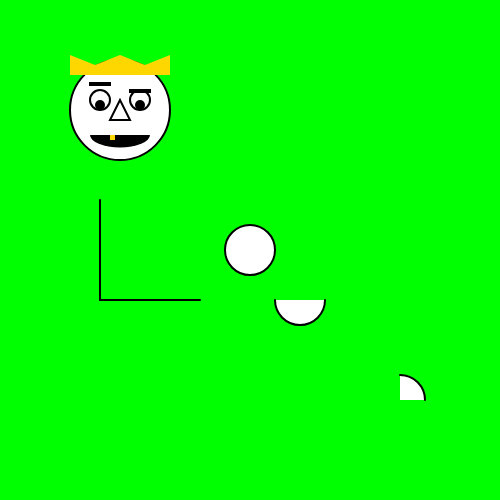
Frame 1 (no input)
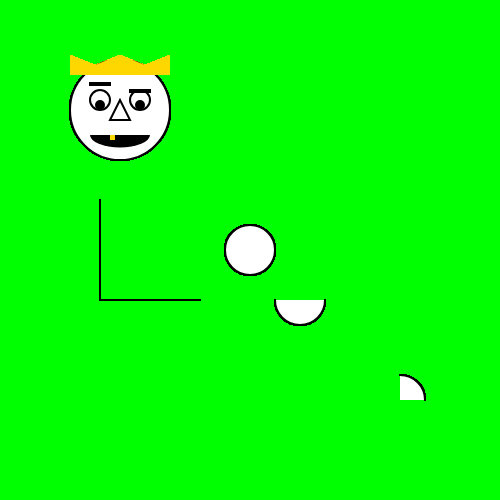
Frame 60 (no input)
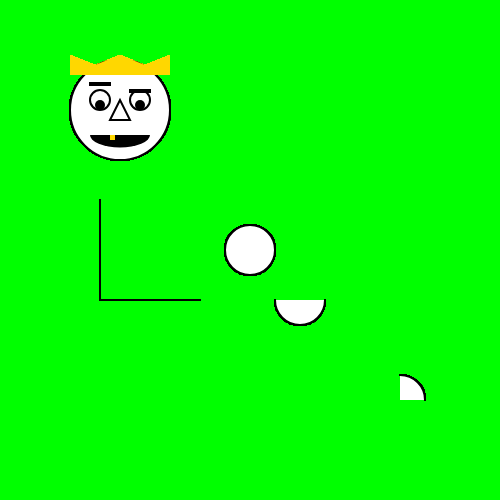
Frame 120 (the mouse pressed at the canvas centre since frame 60)

The p5.js sketch that drew these frames (run headless with seeded random() and noise() and a simulated clock; from frame 60 on, the mouse is pressed at the canvas centre):

// p5.js sketch
// ── sketch.js
var eyeSize = 20;


function setup() {
  // put setup code here

  createCanvas(500,500);
  background(0,255,0);
}

function draw() {
  // put drawing code here
  fill("white");
  strokeWeight(2);
  ellipse(120,110,100,100);//head shape

  ellipse(100,100,eyeSize,eyeSize);//left eye

  ellipse(140,100,eyeSize,eyeSize);//right eye

  strokeWeight(10);
  point(100,105);//left pupil

  point(140,105);//right pupil

  strokeWeight(2);
  rect(90,83,20,2);//left eyebrow

  rect(130,90,20,2);//right eyebrow

  strokeWeight(2);
  triangle(110,120,120,100,130,120);//nose

  fill("black");
  strokeWeight(0);
  //rect(90,130,60,10);//mouth - rect coordinates are from top right corner
  arc(120,135,60,25,0,PI);//mouth

  fill("gold");
  rect(110,135,5,5);//gold tooth

  //strokeWeight(1);
  //line(90,135,150,135);//line splitting mouth

  //width and height
  //console is a JavaScript function
  console.log("width " + width);//displays in "Console" when you Inspect in browser
  console.log("height " + height);

  //crown
  fill("gold");
  strokeWeight(0);
  triangle(70,75,70,55,120,75);//crown piece left
  triangle(170,75,170,55,120,75);//crown piece right
  triangle(70,75,120,55,170,75);//crown piece center

  fill("white");
  strokeWeight(2);
  arc(300,300,50,50,0,PI);//half circle - x, y, w, h, start point, end point
  arc(400,400,50,50,PI+HALF_PI,0);//quarter circle
  arc(250,250,50,50,0,TWO_PI);//full circle

  line(100,300,200,300);//horizontal line, use a common y value
  line(100,200,100,300);//vertical line, use a common x value 

}//end of draw
